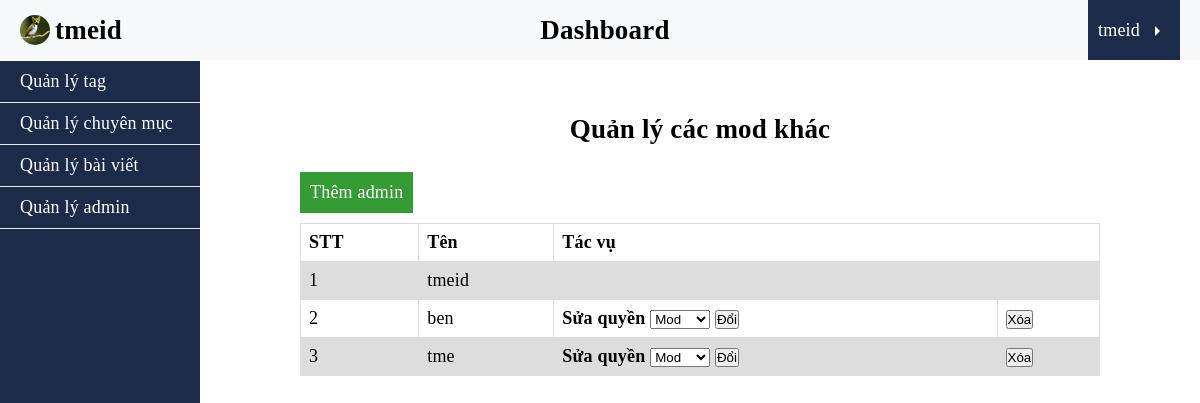
/dashboard/admins/index.php (signed in), run on the app's committed database.
### tables this page shows
CREATE TABLE `user` (
  `id` int(11) NOT NULL,
  `admin` tinyint(4) NOT NULL,
  `username` varchar(255) NOT NULL,
  `email` varchar(255) NOT NULL,
  `password` varchar(255) NOT NULL,
  `created_at` timestamp NOT NULL DEFAULT current_timestamp()
);

### app/database/db.php (called while the page is built, shortened)
<?php
include 'connect.php';
function selectAll($table, $condition = [], $limit = 0, $except = [], $desc = false){
    global $connect;
    $sql = "SELECT * FROM $table";
    if(empty($condition)){
        $stm = $connect->prepare($sql);
        $stm->execute();
        $records = $stm->get_result()->fetch_all(MYSQLI_ASSOC);
    }
    return $records;
}

### app/controllers/users.php (called while the page is built, shortened)
<?php
    require_once ROOT_PATH .'/app/database/db.php';
    $users = selectAll(USER_TABLE);

### dashboard/admins/index.php (the view, shortened to what this page needs)
<?php
    require_once ROOT_PATH .'/app/controllers/users.php';
?>
<!DOCTYPE html>
<html lang="vi">
<head>
    <link rel="stylesheet" href="../../assets/css/style.css">
</head>
<body>
    <header>
        <?php include ROOT_PATH .'/app/blade/header_dashboard.php' ?>
    </header>
    <main>
        <div class="dashboard">
            <?php include '../../app/blade/nav_dashboard.php' ?>
            <section class="dashboard-data">
                <div>
                    <h4 class="title-manage">Quản lý các mod khác</h4>
                    <a href="register.php" class="btn-create">Thêm admin</a>
                    <table class="tags">
                        <tr>
                            <th>STT</th>
                            <th>Tên</th>
                            <th colspan="2">Tác vụ</th>
                        </tr>
                        <?php $i = 0;
                            foreach ($users as $user) : ?>
                                <?php if($user[ADMIN_PROPERTY] === 1 || $user[ADMIN_PROPERTY] === 2) : ?>
                                    <tr>
                                        <td><?php echo $i + 1 ?></td>
                                        <td class="input-tag"><?php echo $user[USERNAME_PROPERTY] ?></td>
                                        <?php if($user[ADMIN_PROPERTY] === 1): ?>
                                            <td></td>
                                            <td></td>
                                        <?php else: ?>
                                            <td class="edit">
                                                <form action="index.php" method="POST">
                                                    <label for="permissions">Sửa quyền</label>
                                                    <select name="new-permission" id="permissions">
                                                        <option value="2" <?php echo $user[ADMIN_PROPERTY] === 2 ? 'selected' : ''?> >
                                                            Mod
                                                        </option>
                                                    </select>
                                                    <input type="submit" name="change-permission" value="Đổi">
                                                </form>
                                            </td>
                                            <td class="delete">
                                                <form action="index.php" method="POST">
                                                    <input type="submit" value="Xóa" name="btn-delete-user" class="delete-btn-user">
                                                </form>
                                            </td>
                                        <?php endif; ?>
                                    </tr>
                                <?php endif; ?>
                                <?php $i++; ?>
                            <?php endforeach ?>
                    </table>
                </div>
            </section>
        </div>
    </main>
</body>

### assets/css/style.css (style rules this page uses)
* { margin: 0; padding: 0; box-sizing: border-box; }
a { text-decoration: none; color: #000000; }
button, input[type="submit"] { cursor: pointer; }
html { font-size: 18px; font-family: 'Times New Roman', Times, serif, sans-serif; letter-spacing: 0.2px; }
label { font-weight: bold!important; }
header { background-color: #f8f9fa; }
main { padding: 3rem 0; }
.dashboard-data { padding-left: 200px; max-width: 1000px; margin: 0 auto; }
.title-manage { font-size: 150%; text-align: center; margin-bottom: 1.5rem; }
table { border-collapse: collapse; width: 100%; }
td, th { border: 1px solid #dddddd; text-align: left; padding: 8px; }
tr:nth-child(even) { background-color: #dddddd; }
.btn-create { padding: 10px; background-color: #359b35; display: inline-block; color: #fff; margin-bottom: 10px; }
.tags, .container-article p, .post .time { margin-bottom: 1.2rem; }

### data on the page
user: username "tmeid", admin 1 (drawn)
user: username "ben", new-permission "Mod"
user: username "tme", new-permission "Mod"

### other printed values
$_SESSION['username'] "tmeid"
